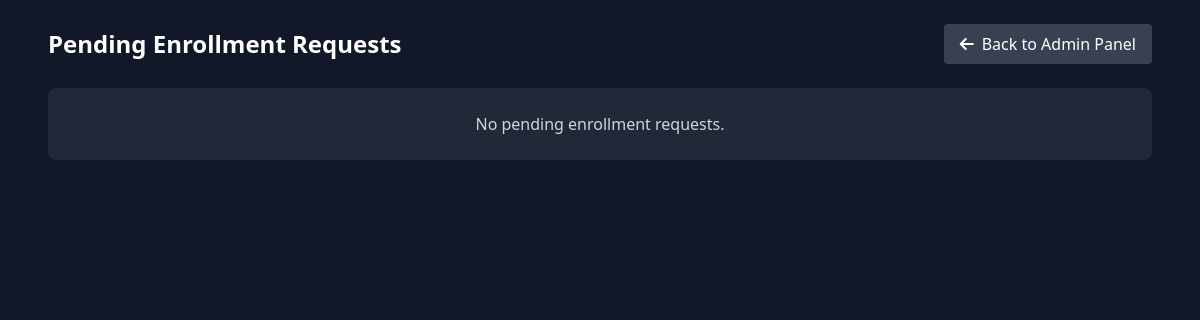
Page /admin/enrollment-requests (signed in) on the earlier database version.
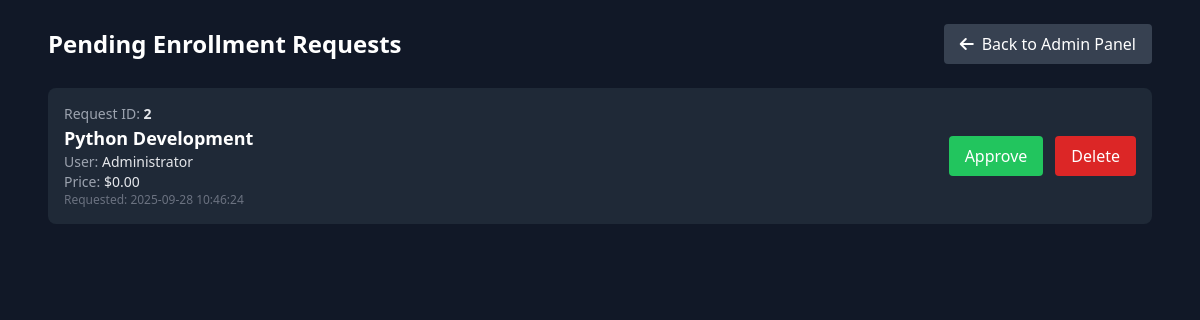
Same page on the later database version.
### app.py (models this page shows, shortened)
class EnrollmentAllowed(db.Model):
    id = db.Column(db.Integer, primary_key=True)
    user_id = db.Column(db.Integer, db.ForeignKey('user.id'), nullable=False)
    course_id = db.Column(db.Integer, db.ForeignKey('course.id'), nullable=False)
    price = db.Column(db.Float, default=0.0)
    allowed = db.Column(db.Boolean, default=False)
    created_at = db.Column(db.DateTime, default=nairobi_time)
    allowed_by = db.Column(db.Integer, db.ForeignKey('user.id'), nullable=True)
    allowed_at = db.Column(db.DateTime, nullable=True)
    user = db.relationship('User', foreign_keys=[user_id], backref=db.backref('enrollment_requests', lazy=True))
    course = db.relationship('Course', backref=db.backref('enrollment_requests', lazy=True))
    approver = db.relationship('User', foreign_keys=[allowed_by])

class Course(db.Model):
    id = db.Column(db.Integer, primary_key=True)
    title = db.Column(db.String(255), nullable=False)
    description = db.Column(db.Text, nullable=False)
    long_description = db.Column(db.Text)
    icon = db.Column(db.String(50))
    level = db.Column(db.String(100))
    duration = db.Column(db.String(100))
    lessons = db.Column(db.Integer)
    projects = db.Column(db.Integer)
    category = db.Column(db.String(100))
    color = db.Column(db.String(100))
    instructor = db.Column(db.String(255))
    rating = db.Column(db.Float, default=0.0)
    students = db.Column(db.Integer, default=0)
    price = db.Column(db.Float, default=0.0)
    resources = db.Column(db.Integer, default=0)
    quizzes = db.Column(db.Integer, default=0)
    is_active = db.Column(db.Boolean, default=True)
    created_at = db.Column(db.DateTime, default=nairobi_time)

class User(db.Model, UserMixin):
    id = db.Column(db.Integer, primary_key=True)
    mobile = db.Column(db.Integer, unique=True, nullable=True)
    username = db.Column(db.String(255), nullable=True)
    login_at = db.Column(db.DateTime, default=nairobi_time)
    allowed = db.Column(db.String(255), default="no", nullable=True)

### app.py (the view)
@app.route('/admin/enrollment-requests')
@login_required
@admin_required
def admin_enrollment_requests():
    pending = EnrollmentAllowed.query.filter_by(allowed=False).order_by(EnrollmentAllowed.created_at.desc()).all()
    return render_template('admin_enrollment_requests.html', pending=pending)

### app.py (called while the page is built)
def admin_required(f):
    @wraps(f)
    def decorated_function(*args, **kwargs):
        if not current_user.is_authenticated or current_user.id != 1:
            flash("Admin access required.", "error")
            return redirect(url_for('login'))
        return f(*args, **kwargs)
    return decorated_function

@login_manager.user_loader
def load_user(user_id):
    try:
        return User.query.get(int(user_id))
    except OperationalError as e:
        print("Database connection lost", e)
        return None

@app.before_request
def make_session_permanent():
    session.permanent = True
    app.permanent_session_lifetime = timedelta(hours=732)

### templates/admin_enrollment_requests.html (shortened to what this page needs)
<!DOCTYPE html>
<html lang="en">
<head>
    <script src="https://cdn.tailwindcss.com"></script>
    <link rel="stylesheet" href="https://cdnjs.cloudflare.com/ajax/libs/font-awesome/6.4.0/css/all.min.css">
</head>
<body class="bg-gray-900 text-white min-h-screen">
    <div class="max-w-6xl mx-auto p-6">
        <div class="flex items-center justify-between mb-6">
            <h1 class="text-2xl font-bold">Pending Enrollment Requests</h1>
            <a href="{{ url_for('admin_panel') }}" class="bg-gray-700 hover:bg-gray-600 px-4 py-2 rounded inline-flex items-center">
                <i class="fas fa-arrow-left mr-2"></i> Back to Admin Panel
            </a>
        </div>
        {% if pending and pending|length > 0 %}
        <div class="space-y-4">
            {% for r in pending %}
            <div class="bg-gray-800 p-4 rounded-lg flex flex-col sm:flex-row sm:items-center sm:justify-between">
                <div class="mb-3 sm:mb-0">
                    <div class="text-sm text-gray-400">Request ID: <span class="text-gray-200 font-semibold">{{ r.id }}</span></div>
                    <div class="text-lg font-semibold">{{ r.course.title if r.course else ('Course #' ~ r.course_id) }}</div>
                    <div class="text-sm text-gray-400">User: <span class="text-gray-200">{{ r.user.username or r.user.mobile }}</span></div>
                    <div class="text-sm text-gray-400">Price: <span class="text-gray-200">{{ '$' ~ ('%.2f'|format(r.price or 0.0)) }}</span></div>
                    <div class="text-xs text-gray-500">Requested: {{ r.created_at.strftime('%Y-%m-%d %H:%M:%S') if r.created_at else '' }}</div>
                </div>
                <div class="flex items-center gap-3">
                    <form method="post" action="{{ url_for('admin_approve_enrollment', request_id=r.id) }}">
                        <button type="submit" class="bg-green-500 hover:bg-green-600 text-white px-4 py-2 rounded">Approve</button>
                    </form>
                    <form method="post" action="{{ url_for('admin_enrollment_requests') }}" onsubmit="return confirm('Are you sure you want to delete this request?');">
                        <button type="submit" class="bg-red-600 hover:bg-red-700 text-white px-4 py-2 rounded">Delete</button>
                    </form>
                </div>
            </div>
            {% endfor %}
        </div>
        {% else %}
        <div class="bg-gray-800 p-6 rounded-lg text-center">
            <p class="text-gray-300">No pending enrollment requests.</p>
        </div>
        {% endif %}
    </div>
</body>
</html>

Differences in the rows shown:
added EnrollmentAllowed: id "2", course "Python Development", user "Administrator", price "$0.00", created_at "2025-09-28 10:46:24"
Other differences:
text no longer shown: "No pending enrollment requests."
